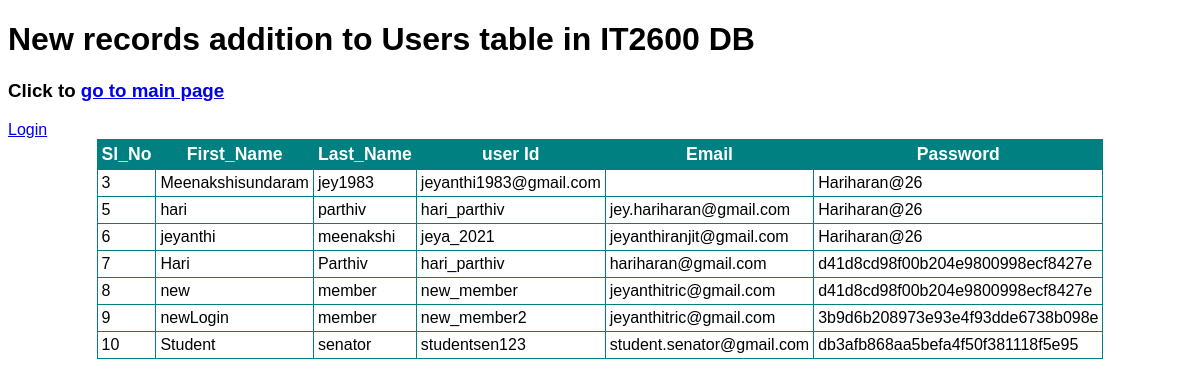
The page /Signup-submit.php on the database its author committed.
### tables this page shows
CREATE TABLE `users` (
  `id` int(10) UNSIGNED NOT NULL,
  `first_name` varchar(255) NOT NULL,
  `Last_Name` varchar(255) NOT NULL,
  `user_id` varchar(55) NOT NULL,
  `email` varchar(255) NOT NULL,
  `password` varchar(255) NOT NULL
);

### Signup-submit.php (the view, shortened to what this page needs)
<!DOCTYPE html>
<html>
<head>
    <link rel="stylesheet" href="https://cdnjs.cloudflare.com/ajax/libs/font-awesome/6.0.0-beta2/css/all.min.css"
 />
<link rel="stylesheet" href="//code.jquery.com/ui/1.13.0/themes/base/jquery-ui.css">
</head>
<h1>New records addition to Users table in IT2600 DB</h1>
				<?php
$servername = "localhost";
$username = "root";
$password = "Hariharan@26";
$dbname = "it2600";
$conn = mysqli_connect($servername, $username, $password, $dbname);
	?><script>
<table>
<tr><th>Sl_No</th><th>First_Name</th><th>Last_Name</th><th>user Id</th><th>Email</th><th>Password</th></tr>
<?php
$sql = "SELECT * FROM users ";
		$result = mysqli_query($conn, $sql);
if (mysqli_num_rows($result) > 0) {
  while($row = mysqli_fetch_assoc($result)) {
    echo "<tr><td>" . $row["id"]. "</td><td>" . $row["first_name"]. "</td><td>" . $row["Last_Name"] . "</td><td>" . $row["user_id"] . "</td><td>".$row["email"]. "</td><td>" . $row["password"]. "</td></tr>";
  }
} else {
  echo "0 results";
}
?>
<h3>Click to <a href="./index.html" class="logout-button">go to main page</a></h3>
<a href="./login.php">Login</a>

### Signup-submit.php (style rules this page uses)
* { font-family: Arial, Helvetica, sans-serif; }
table { max-width: 900px; margin-left: auto; margin-right: auto; border-collapse: collapse; }
td, th { border: 1px solid teal; padding: 4px; }
th { background-color: teal; color: white; font-size: 1.1em; font-weight: bold; }

### rows shown on the page
users: id "3", first_name "Meenakshisundaram", Last_Name "jey1983", user "jeyanthi1983@gmail.com", password "Hariharan@26"
users: id "5", first_name "hari", Last_Name "parthiv", user "hari_parthiv", email "jey.hariharan@gmail.com", password "Hariharan@26"
users: id "6", first_name "jeyanthi", Last_Name "meenakshi", user "jeya_2021", email "jeyanthiranjit@gmail.com", password "Hariharan@26"
users: id "7", first_name "Hari", Last_Name "Parthiv", user "hari_parthiv", email "hariharan@gmail.com", password "d41d8cd98f00b204e9800998ecf8427e"
users: id "8", first_name "new", Last_Name "member", user "new_member", email "jeyanthitric@gmail.com", password "d41d8cd98f00b204e9800998ecf8427e"
users: id "9", first_name "newLogin", Last_Name "member", user "new_member2", email "jeyanthitric@gmail.com", password "3b9d6b208973e93e4f93dde6738b098e"
users: id "10", first_name "Student", Last_Name "senator", user "studentsen123", email "student.senator@gmail.com", password "db3afb868aa5befa4f50f381118f5e95"
